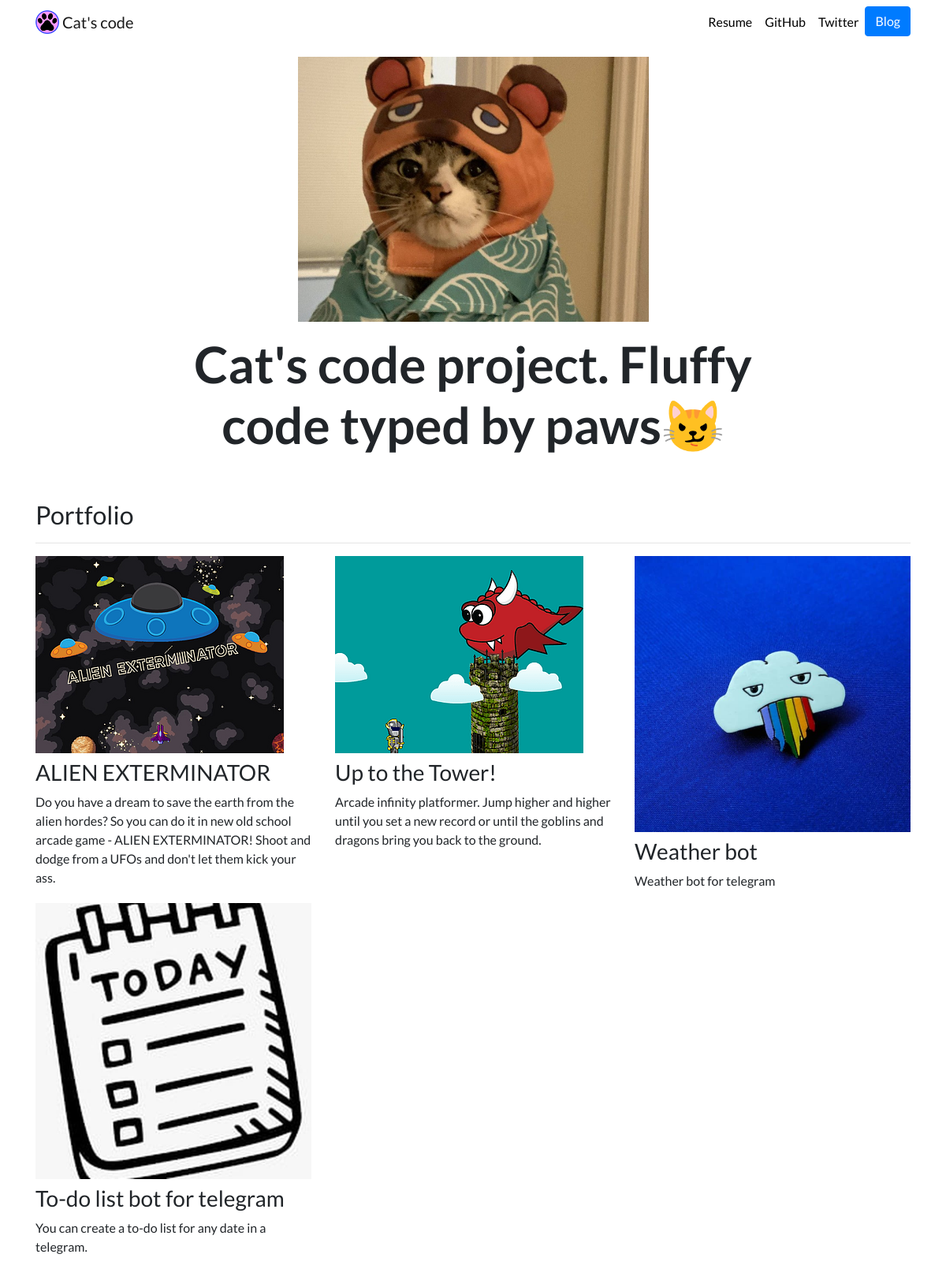
The page / on the database its author committed.
### portfolio/models.py (models this page shows, shortened)
class Project(models.Model):
	title = models.CharField(max_length=100)
	description = models.CharField(max_length=250)
	image = models.ImageField(upload_to='portfolio/images/')
	url = models.URLField(blank=True)

### portfolio/views.py (the view)
# urls.py: 2. Add a URL to urlpatterns:  path('', views.home, name='home')
def home(request):
	projects = Project.objects.all()
	return render(request, 'portfolio/home.html', {'projects': projects})

### portfolio/templates/portfolio/home.html
{% extends 'portfolio/base.html' %}
{% load static %}
{% block content %}
<div class="row justify-content-center my-3">
  <div class="col-5">
    <img src="{% static 'portfolio/profilepic.jpg' %}" class="img-fluid">
  </div>
</div>
<div class="row justify-content-center mb-3">
  <div class="col-md-9 text-center">
    <h1 id="hometext" class="font-weight-bold">Cat's code project.
    Fluffy code typed by paws😼</h1>
  </div>
</div>
<h2 class="mt-5">Portfolio</h2>
<hr>
<div class="row">
  {% for project in projects %}
  <div class="col-lg-4 col-md-6">
    {% if project.url %}
    <a href="{{ project.url }}">
      <img src="{{ project.image.url }}" class="img-fluid mb-2">
    </a>
    {% else %}
    <img src="{{ project.image.url }}" class="img-fluid mb-2">
    {% endif %}
    <h3>{{ project.title }}</h3>
    <p>{{ project.description }}</p>
  </div>
  {% endfor %}
</div>
{% endblock %}

### portfolio/templates/portfolio/base.html (shortened to what this page needs)
{% load static %}
<!doctype html>
<html lang="en">
<head>
  <link rel="stylesheet" href="https://stackpath.bootstrapcdn.com/bootstrap/4.4.1/css/bootstrap.min.css">
  <link rel="stylesheet" href="{% static 'portfolio/custom.css' %}">
</head>
<body>
  <nav id="topNav" class="navbar navbar-expand-md navbar-light">
    <div class="container">
      <a class="navbar-brand" href="{% url 'home' %}">
        <img src="{% static 'portfolio/logo.png' %}" width="30" height="30" class="d-inline-block align-top" alt="Cat's Logo">
        <span>Cat's code</span>
      </a>
      <div class="collapse navbar-collapse text-center" id="navbarNav">
        <ul class="navbar-nav ml-auto">
          <li class="nav-item">
            <a class="nav-link" href="{% static 'portfolio/resume.pdf' %}">Resume</a>
          </li>
          <li class="nav-item">
            <a class="nav-link" href="https://github.com/ProgMagnus" target="_blank">GitHub</a>
          </li>
          <li class="nav-item">
            <a class="nav-link" href="https://twitter.com/teamofpandas" target="_blank">Twitter</a>
          </li>
          <li>
            <a role="button" href="{% url 'blog:all_blogs' %}" class="btn btn-primary">Blog</a>
          </li>
        </ul>
      </div>
    </div>
  </nav>
  <div class="container">
    {% block content %}{% endblock %}
  </div>
</body>
</html>

### portfolio/static/custom.css (style rules this page uses)
.navbar-nav .nav-link { color: rgba(0,0,0,1) !important; }
body { font-family: 'Lato', sans-serif; }
@media (min-width: 992px) { #hometext { font-size: 4rem; } }

### rows shown on the page
Project: image (picture), title "ALIEN EXTERMINATOR", description "Do you have a dream to save the earth from the alien hordes? So you can do it in new old school arcade game - ALIEN EXTERMINATOR! Shoot and dodge from a UFOs and don't let them kick your ass."
Project: image (picture), title "Up to the Tower!", description "Arcade infinity platformer. Jump higher and higher until you set a new record or until the goblins and dragons bring you back to the ground."
Project: image (picture), title "Weather bot", description "Weather bot for telegram"
Project: image (picture), title "To-do list bot for telegram", description "You can create a to-do list for any date in a telegram."
